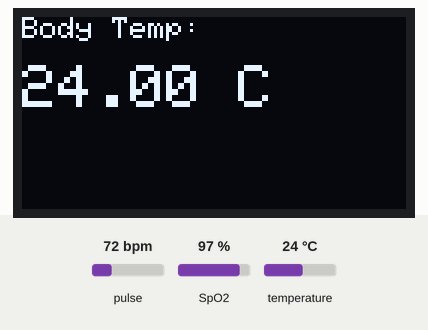
The sketch below on a simulated ESP32. On the bench: 128×64 one-colour display. Inputs (shaded band) come from the test bench; at power-on: pulse 72 bpm, SpO2 97 %, temperature 24 °C. WiFi joins after 1.5 s; servers stay silent unless stated; what the sketch prints to the serial monitor is not drawn.

Above: at 3.8 s.
3.9 s: pulse set to 42 bpm
At 5.79 s:
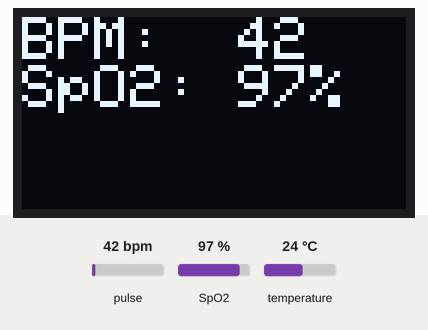
7.6 s: SpO2 set to 80 %
At 8.5 s:
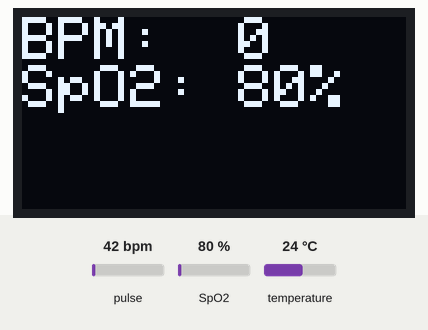
9.1 s: pulse set to 70 bpm
At 9.85 s:
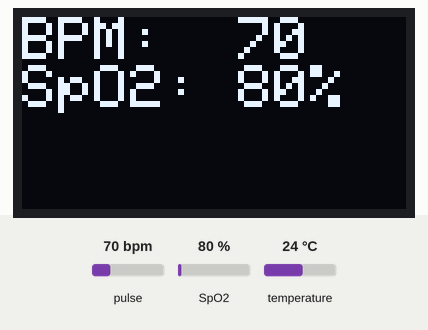
11.4 s: SpO2 set to 85 %
At 12.6 s:
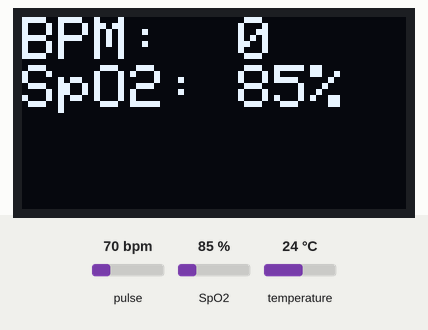
Timing chart, 0 to 13.9 s (numbered marks = the images above; inputs shaded):
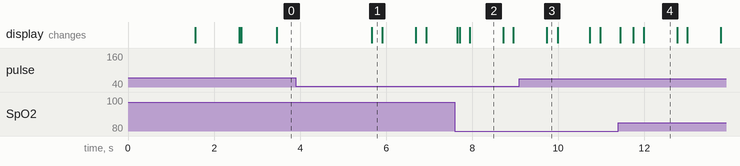

Measured:
- after the input at 7.6 s, the display: changes after 0.05 s (image 2)
- after the input at 9.1 s, the display: changes after 0.63 s (image 3)
- after the input at 11.4 s, the display: changes at once (image 4)
- what the display in image 2 shows lasts 0.8 s, from 7.9 s to 8.7 s

The sketch:

health.ino
```cpp
#include <OneWire.h>
#include <DallasTemperature.h>
#include <Wire.h>
#include <Adafruit_GFX.h>
#include <Adafruit_SSD1306.h>
#include "MAX30100_PulseOximeter.h"
#include <WiFi.h>
#include <FirebaseESP32.h>

#define WIFI_SSID "A06"
#define WIFI_PASSWORD "12345678"
#define FIREBASE_HOST ""
#define FIREBASE_AUTH ""

FirebaseData fbdo;
FirebaseAuth auth;
FirebaseConfig config;

#define ONE_WIRE_BUS 4
#define REPORTING_PERIOD_MS 1000
#define FILTER_SIZE 10
#define SAMPLE_INTERVAL 800
#define MEASURE_WINDOW 100000
#define CONVERSION_DELAY_MS 800

#define SCREEN_WIDTH 128
#define SCREEN_HEIGHT 64
#define OLED_RESET -1
#define SCREEN_ADDRESS 0x3C

OneWire oneWire(ONE_WIRE_BUS);
DallasTemperature sensors(&oneWire);
Adafruit_SSD1306 display(SCREEN_WIDTH, SCREEN_HEIGHT, &Wire, OLED_RESET);
PulseOximeter pox;

// --- DS18B20 state ---
unsigned long startTime = 0;
unsigned long lastRequestTime = 0;
bool conversionRequested = false;
float currentTemp = 0.0;

// --- MAX30100 state ---
float bpmBuffer[FILTER_SIZE] = {0};
uint8_t bufferIndex = 0;
uint32_t tsLastReport = 0;

// --- Display state ---
enum DisplayMode { SHOW_TEMP, SHOW_SPO2, SHOW_FINAL };
DisplayMode displayMode = SHOW_TEMP;
unsigned long finalDisplayStart = 0;

// --- Shared data between cores (volatile for safety) ---
volatile float sharedTemp = 0.0;
volatile float sharedBPM  = 0.0;
volatile float sharedSpo2 = 0.0;
volatile bool  firebasePending = false;

// --- FreeRTOS task handle ---
TaskHandle_t firebaseTaskHandle = NULL;

// ============================================================
// CORE 0 — Firebase Task (runs separately, never blocks Core 1)
// ============================================================
void firebaseTask(void * parameter) {
  for (;;) {
    if (firebasePending) {
     Firebase.setFloat(fbdo, "/temperature", (float)sharedTemp);
    Firebase.setFloat(fbdo, "/bpm",         (float)sharedBPM);
    Firebase.setFloat(fbdo, "/spo2",        (float)sharedSpo2);
    Serial.println("✅ Firebase sent!");
      firebasePending = false;
    }
    vTaskDelay(100 / portTICK_PERIOD_MS); // yield to other tasks
  }
}

void onBeatDetected() {
  Serial.println("Beat detected!");
}

float getFilteredBPM(float newValue) {
  bpmBuffer[bufferIndex] = newValue;
  bufferIndex = (bufferIndex + 1) % FILTER_SIZE;

  float sum = 0;
  int count = 0;
  for (int i = 0; i < FILTER_SIZE; i++) {
    if (bpmBuffer[i] > 40 && bpmBuffer[i] < 180) {
      sum += bpmBuffer[i];
      count++;
    }
  }
  return (count == 0) ? 0 : sum / count;
}

// ============================================================
// SETUP
// ============================================================
void setup() {
  Serial.begin(115200);
  Wire.begin(21, 22);

  // --- WiFi ---
  Serial.print("Connecting to WiFi");
  WiFi.begin(WIFI_SSID, WIFI_PASSWORD);
  while (WiFi.status() != WL_CONNECTED) {
    delay(300);
    Serial.print(".");
  }
  Serial.println("\nWiFi Connected!");

  // --- Firebase ---
  config.host = FIREBASE_HOST;
  config.signer.tokens.legacy_token = FIREBASE_AUTH;
  Firebase.begin(&config, &auth);
  Firebase.reconnectWiFi(true);

  // --- OLED ---
  if (!display.begin(SSD1306_SWITCHCAPVCC, SCREEN_ADDRESS)) {
    Serial.println("SSD1306 not detected");
    while (1);
  }
  display.clearDisplay();
  display.setTextSize(1);
  display.setTextColor(SSD1306_WHITE);
  display.setCursor(0, 0);
  display.print("Initializing...");
  display.display();
  delay(1000);
  display.clearDisplay();
  display.display();

  // --- DS18B20 ---
  sensors.begin();
  sensors.setResolution(12);
  sensors.setWaitForConversion(false);

  // --- MAX30100 ---
  if (!pox.begin()) {
    Serial.println("MAX30100 not detected");
    display.clearDisplay();
    display.setCursor(0, 0);
    display.print("MAX30100 Error!");
    display.display();
    while (1);
  }
  pox.setIRLedCurrent(MAX30100_LED_CURR_11MA);
  pox.setOnBeatDetectedCallback(onBeatDetected);

  // --- Start Firebase task on Core 0 ---
  xTaskCreatePinnedToCore(
    firebaseTask,        // function
    "FirebaseTask",      // name
    8192,                // stack size
    NULL,                // parameter
    1,                   // priority
    &firebaseTaskHandle, // handle
    0                    // Core 0
  );

  startTime = millis();
  lastRequestTime = millis();
  sensors.requestTemperatures();
  conversionRequested = true;
}

// ============================================================
// CORE 1 — Main Loop (pox, sensors, display — never blocked)
// ============================================================
void loop() {
  unsigned long now = millis();

  // Always first — MAX30100 needs this constantly
  pox.update();

  // --- Temperature ---
  if (conversionRequested && (now - lastRequestTime >= CONVERSION_DELAY_MS)) {
    currentTemp = sensors.getTempCByIndex(0);
    conversionRequested = false;

    Serial.print("Body Temp : ");
    if (currentTemp == DEVICE_DISCONNECTED_C || currentTemp < -50.0) {
      Serial.println("SENSOR ERROR");
    } else {
      Serial.print(currentTemp, 2);
      Serial.println(" C");
    }
  }

  if (!conversionRequested && (now - lastRequestTime >= SAMPLE_INTERVAL)) {
    sensors.requestTemperatures();
    lastRequestTime = now;
    conversionRequested = true;
  }

  // --- Final display ---
  if (displayMode == SHOW_FINAL) {
    if (now - finalDisplayStart >= 5000) {
      startTime = millis();
      displayMode = SHOW_TEMP;
      display.clearDisplay();
      display.display();
    }
    return;
  }

  if (now - startTime >= MEASURE_WINDOW) {
    displayMode = SHOW_FINAL;
    finalDisplayStart = now;
    display.clearDisplay();
    display.setTextSize(1);
    display.setCursor(0, 0); display.print("Body Temp:");
    display.setTextSize(2);
    display.setCursor(0, 16); display.print(currentTemp, 2); display.print(" C");
    display.display();
    Serial.print("Body Temp = "); Serial.print(currentTemp, 2);
    Serial.println(" C");
    return;
  }

  // --- MAX30100 reporting every 1 second ---
  if (now - tsLastReport > REPORTING_PERIOD_MS) {
    float rawBPM = pox.getHeartRate();
    float filteredBPM = getFilteredBPM(rawBPM);
    float spo2 = pox.getSpO2();
    tsLastReport = now;

    Serial.println("======================");
    Serial.print("Body Temp : ");
    Serial.print(currentTemp, 2);
    Serial.println(" C");

    if (filteredBPM < 40 || spo2 < 80) {
      displayMode = SHOW_TEMP;
      Serial.println("BPM       : --");
      Serial.println("SpO2      : --");
      Serial.println("Place finger properly");
    } else {
      displayMode = SHOW_SPO2;
      Serial.print("BPM       : "); Serial.println(filteredBPM);
      Serial.print("SpO2      : "); Serial.print(spo2); Serial.println(" %");
    }
    Serial.println("======================");

    // Update shared data every 1 second but only TRIGGER Firebase every 10 seconds
    sharedTemp = currentTemp;
    sharedBPM  = filteredBPM;
    sharedSpo2 = spo2;
  }

  // --- OLED rendering ---
  display.clearDisplay();
  display.setTextSize(1);

  if (displayMode == SHOW_TEMP) {
    display.setCursor(0, 0);
    display.print("Body Temp:");
    display.setTextSize(2);
    display.setCursor(0, 16);
    display.print(currentTemp, 2);
    display.print(" C");
  } else if (displayMode == SHOW_SPO2) {
    float filteredBPM = getFilteredBPM(0);
    float spo2 = pox.getSpO2();
    display.setTextSize(2);
    display.setCursor(0, 0);
    display.print("BPM:  "); display.print(filteredBPM, 0);
    display.setTextSize(2);
    display.setCursor(0, 16);
    display.print("SpO2: "); display.print(spo2, 0); display.print("%");
  }

  display.display();

  // --- Trigger Firebase every 10 seconds ---
  static unsigned long lastFirebaseSend = 0;
  if (now - lastFirebaseSend >= 10000 && !firebasePending) {
    lastFirebaseSend = now;
    firebasePending = true; // Core 0 will pick this up
  }
}
```
